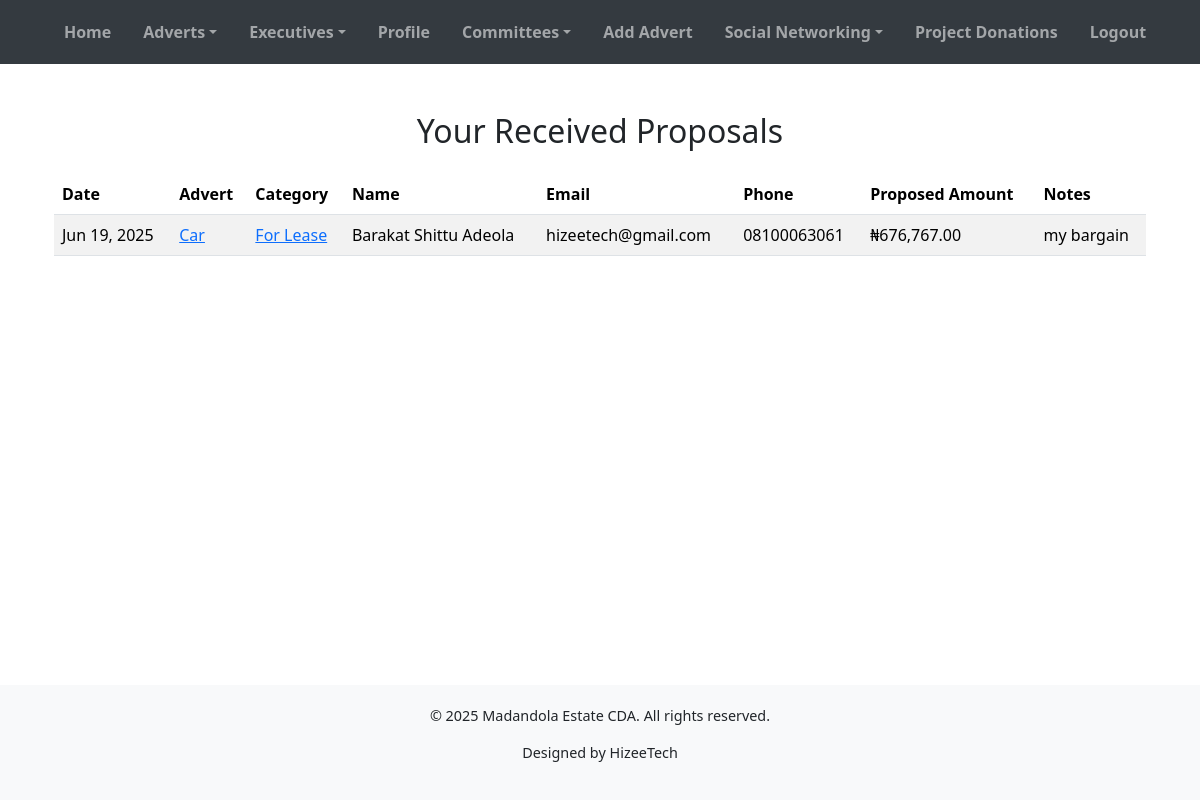
The page /proposals/ (signed in) on the database its author committed.
### cda_app/models.py (models this page shows, shortened)
class Proposal(models.Model):
    advert = models.ForeignKey(AdvertItem, on_delete=models.CASCADE, related_name='proposals')
    name = models.CharField(max_length=100)
    email = models.EmailField()
    phone_number = models.CharField(max_length=20)
    proposed_amount = models.DecimalField(max_digits=10, decimal_places=2)
    notes = models.TextField(blank=True, null=True)
    created_at = models.DateTimeField(auto_now_add=True)

class AdvertItem(models.Model):
    CATEGORY_CHOICES = [
        ('For Sale', 'For Sale'),
        ('For Rent', 'For Rent'),
        ('For Lease', 'For Lease'),
    ]
    category = models.CharField(max_length=20, choices=CATEGORY_CHOICES)
    user = models.ForeignKey(settings.AUTH_USER_MODEL, on_delete=models.CASCADE)
    title = models.CharField(max_length=200)
    description = models.TextField()
    amount = models.DecimalField(max_digits=10, decimal_places=2)
    location = models.CharField(max_length=100)
    condition = models.CharField(max_length=100)
    published_date = models.DateTimeField(auto_now_add=True)
    is_approved = models.BooleanField(default=False)
    phone_number = models.CharField(max_length=20, blank=True, null=True)

### cda_app/views.py (the view)
# urls.py: path('proposals/', views.proposal_list, name='proposal_list'),
@login_required
def proposal_list(request):
    proposals = Proposal.objects.filter(advert__user=request.user).order_by('-created_at')
    return render(request, 'proposal_list.html', {'proposals': proposals})

### cda_app/context_processors.py (called while the page is built)
def committees(request):
    return {'committees': Committee.objects.all()}

def admin_counts(request):
    if request.user.is_authenticated and request.user.is_staff:
        return {
            'pending_users_count': User.objects.filter(is_active=False).count(),
            'pending_adverts_count': AdvertItem.objects.filter(is_approved=False).count(),
            'total_users_count': User.objects.count(),
        }
    return {}

### templates/proposal_list.html
{% extends 'base.html' %} {% load humanize %} {% block title %}Proposals{% endblock %} {% block content %}
<div class="container">
    <h2 class="text-center my-4">Your Received Proposals</h2>
    {% if proposals %}
    <div class="table-responsive">
        <table class="table table-striped table-hover">
            <thead>
                <tr>
                    <th>Date</th>
                    <th>Advert</th>
                    <th>Category</th>
                    <th>Name</th>
                    <th>Email</th>
                    <th>Phone</th>
                    <th>Proposed Amount</th>
                    <th>Notes</th>
                </tr>
            </thead>
            <tbody>
                {% for proposal in proposals %}
                <tr>
                    <td>{{ proposal.created_at|date:"M d, Y" }}</td>
                    <td><a href="{% url 'advert_detail' proposal.advert.pk %}">{{ proposal.advert.title }}</a></td>
                    <td><a href="{% url 'advert_list' %}?category={{ proposal.advert.category }}">{{ proposal.advert.category }}</a></td>
                    <td>{{ proposal.name }}</td>
                    <td>{{ proposal.email }}</td>
                    <td>{{ proposal.phone_number }}</td>
                    <td>₦{{ proposal.proposed_amount|intcomma }}</td>
                    <td>{{ proposal.notes|default:"-" }}</td>
                </tr>
                {% endfor %}
            </tbody>
        </table>
    </div>
    {% else %}
    <div class="alert alert-info">
        You haven't received any proposals yet.
    </div>
    {% endif %}
</div>
{% endblock %}

### rows shown on the page
Proposal: created_at "Jun 19, 2025", advert "Car", advert.category "For Lease", name "Barakat Shittu Adeola", email "hizeetech@gmail.com", phone_number "08100063061", proposed_amount "676,767.00", notes "my bargain"
